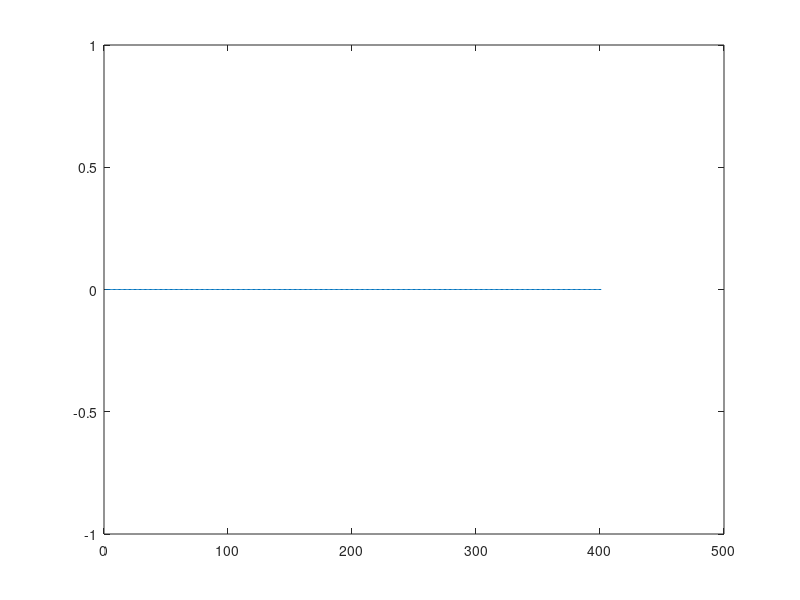

The MATLAB script that drew this image: (Note: this script raises an error after producing the figure.)
% Code: material_absorber.m	Courtesy: Debesh Bhatta
% residual reflection due to a material absorber with linearly increasing electrical
%conductivity.

clc
clear
close all
clf

data=[];data1=[];

alpha = 0.5;
mu0=4*pi*1e-7;   e0=8.854e-12;
c=1/sqrt(mu0*e0);

dx=1.5e-3;
dt=alpha*dx/c;
tend = 800;
spc_indx=[0:400];
e=zeros(length(spc_indx),1); h=e; e1=e; h0=e;
ep=e; hp=h; e1p=e; h0p=h;                     %initialize previous values of e & h

hndl=plot(e);   % get the handle to the plot
set(hndl,'EraseMode','xor') % for simulation of wave propagation
for n = 1:tend
	for i=1:400   % simulate for h-nodes
        if i>=251 & i<=400
            sigma=0.001+(i-250)*(0.01-0.001)/(400-250); 
             sigmam=((120*pi)^2)*sigma;
             mur=1; er=1;
            mu=mu0*mur; epsilon=e0*er;
            else
            mur=1; er=1; sigma=0;sigmam=0;
            mu=mu0*mur; epsilon=e0*er;
        end
        h(i)=(ep(i)-ep(i+1))*exp(-sigmam*dt/2/mu)*dt/dx/mu+hp(i)*exp(-sigmam*dt/mu); % curl e = -del b/ del t;
        h0(i)=(e1p(i)-e1p(i+1))*alpha/(mu0*c)+h0p(i); %without slab
    end
    alpha=(c/sqrt(mur*er))*dt/dx;                      %alpha for loaded layers
	h(i+1)=hp(i)+((alpha-1)/(alpha+1))*(h(i)-hp(i+1)); % ABC for right boundary
    alpha=c*dt/dx;
    h0(i+1)=h0p(i)+((alpha-1)/(alpha+1))*(h0(i)-h0p(i+1));
    for i=2:400    % simulate for e-nodes
        if i>=251 & i<=400
             sigma=0.001+(i-250)*(0.01-0.001)/(400-250); 
             sigmam=((120*pi)^2)*sigma;
             mur=1; er=1;
             mu=mu0*mur; epsilon=e0*er;
            else
            mur=1; er=1; sigma=0;sigmam=0;
            mu=mu0*mur; epsilon=e0*er;
        end
        e(i)=(h(i-1)-h(i))*exp(-sigma*dt/2/epsilon)*dt/dx/epsilon+ep(i)*exp(-sigma*dt/epsilon);  % curl b = mu*epsilon*del e/ del t;
        e1(i)=(h0(i-1)-h0(i))*(dt/dx)/(e0)+e1p(i);  % without slab
    end
    alpha=(c/sqrt(mur*er))*dt/dx;                      %alpha for dielectric layers
    e(i+1)=ep(i)+((alpha-1)/(alpha+1))*(e(i)-ep(i+1)); % ABC for right boundary
    alpha=c*dt/dx;
    e1(i+1)=e1p(i)+((alpha-1)/(alpha+1))*(e1(i)-e1p(i+1));
    er=1; mur=1;                                      %alpha for free space layers
    alpha=(c/sqrt(mur*er))*dt/dx;    
	e(1)=ep(2)+((alpha-1)/(alpha+1))*(e(2)-ep(1)); % ABC for left boundary
    e1(1)=e1p(2)+((alpha-1)/(alpha+1))*(e1(2)-e1p(1)); 
    %%%%%%%%%%%%%%%%%%%%%%%%%%%%%%%%%%%%%%%%%
        pwidth=250e-12;
     if n*dt <= pwidth*1.1  
        e(1)= exp(-((n*dt-pwidth/2)/(pwidth/6))^2); 	%Gaussian pulse
   else
       e(1)=0;
    end
    e1(1)=e(1);
    %%%%%%%%%%%%%%%%%%%%%%%%%%%%%%%%%%%%%%%%%
	 hp=h;ep=e;  %store the previous values in appropriate vectors
     h0p=h0;e1p=e1;
    drawnow;           %refresh data and plot the current condition of the wave pulse
    title('Waveform at n = 800');
    xlabel('Node number, i');
    ylabel('Amplitude');
    
    set(hndl,'YData',(e));
  %   set(hndl1,'Ydata',e1);
     data=[data e(250)]; 	%time waveform at i = 250 
     data1=[data1 e1(250)];  %time waveform at i = 250 with free space at all the nodes
end

% FFT to determine the reflection coeff as a function of frequency
Y=fft(data,16384); 	%16384 pt FFT for the time waveform corres to data
Y1=fft(data1,16384);    %16384 pt FFT for the incident wave
Yr=Y-Y1;    		%reflected wave as a function of frequency
r=abs(Yr./Y1);  %reflection coeff
figure;
plot([1:250]./(16384*dt),r(1:250));    % plot the reflection coeff.
title('Reflection coefficient as a function of frequency');
xlabel('frequency');
ylabel('relection coefficient');

frex= abs(Y1); 		%frequency spectrum of excitation
figure;
plot([1:250]./(16384*dt),frex(1:250)); 
title('Frequency spectrum of excitation pulse');
xlabel('frequency');
ylabel('amplitude');
figure;
plot(data);  %time history of the waveform at i = 250
title('Time history of the waveform at i = 250');
xlabel('time instant, n');
ylabel('amplitude');

